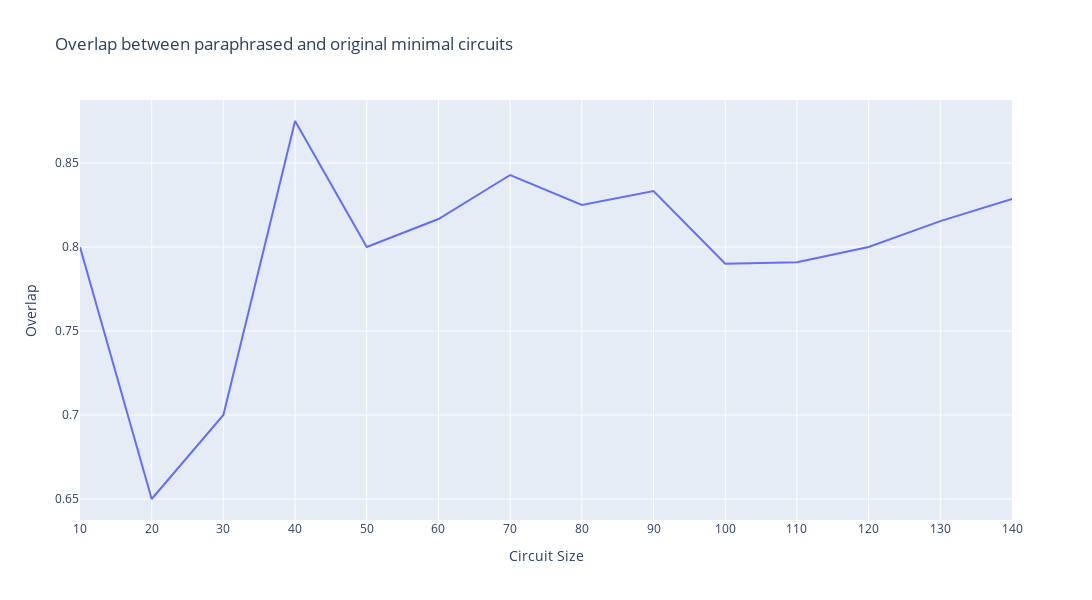

The notebook cell saved with this chart:
### Code cell
pp_starting_circuit = topk_feat_sim(saes,pp_steering_vec[feat_layer],topk=best_topk)
pp_C_K_path = f'circuit/paraphrased_circuit_{"gemma" if "gemma" in model_name else "llama"}.pt'
if not os.path.exists(pp_C_K_path):
    pp_C_K =minimize_circuit(model,saes,paraphrased_harmful_val,pp_starting_circuit,N =N,bz=4 if 'llama' in model_name else -1)[0]
    torch.save(pp_C_K,pp_C_K_path)
else:
    pp_C_K = torch.load(pp_C_K_path)
overlap,overlap_intervals = get_circuit_overlap(C_K,pp_C_K,interval=2)
plot_line(np.array(overlap),xlabel = 'Circuit Size',ylabel = 'Overlap',title = 'Overlap between paraphrased and original minimal circuits',x_tick = overlap_intervals)

# look at just the direction finding features
starting_overlap = []
for l,pp_feat in sorted(pp_starting_circuit.items(), key = lambda x:x[0]):
    pp_feat = set(pp_feat.tolist())
    ori_feat = set(stage1_circuit[l].tolist())
    starting_overlap.append(len(pp_feat.intersection(ori_feat))/len(ori_feat))
print (f'Stage 1 circuit overlap: {np.mean(starting_overlap):.2f}')

### Figure 1 — Plotly figure (JSON) as saved in the notebook; plotly's stock layout.template omitted (floating-point values rounded to 4 significant figures)
{"data": [{"mode": "lines", "type": "scatter", "x": [10, 20, 30, 40, 50, 60, 70, 80, 90, 100, 110, 120, 130, 140], "y": [0.8, 0.65, 0.7, 0.875, 0.8, 0.8167, 0.8429, 0.825, 0.8333, 0.79, 0.7909, 0.8, 0.8154, 0.8286]}], "layout": {"height": 600, "title": {"text": "Overlap between paraphrased and original minimal circuits"}, "width": 1200, "xaxis": {"tickmode": "array", "tickvals": [10, 20, 30, 40, 50, 60, 70, 80, 90, 100, 110, 120, 130, 140], "title": {"text": "Circuit Size"}}, "yaxis": {"title": {"text": "Overlap"}}}}
